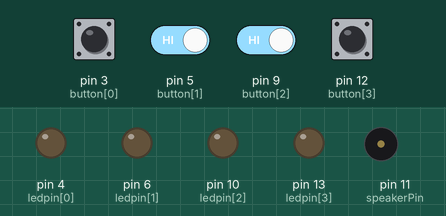
Simulated run of this sketch. Board: Arduino Uno, built with avr-gcc and run on an emulated ATmega328P. Parts: output pins drawn as LEDs (lit = HIGH), buzzer (waves = sounding). Dashed ring = blinking. The test bench sets the inputs (shaded band); at power-on: pin 3 (button[0]), pin 5 (button[1]), pin 9 (button[2]), pin 12 (button[3]) HIGH. Random numbers use the default seed unless the sketch sets one; what the sketch prints to the serial monitor is not drawn.

Above: at 4.8 s.
4.9 s: pin 5 (button[1]) driven LOW and pin 9 (button[2]) driven LOW
At 6.9 s:
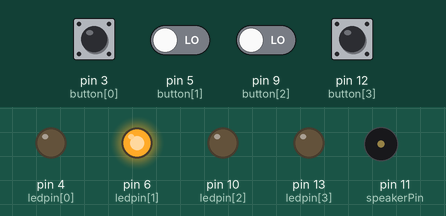
7.8 s: pin 5 (button[1]) driven HIGH and pin 9 (button[2]) driven HIGH
At 8.3 s:
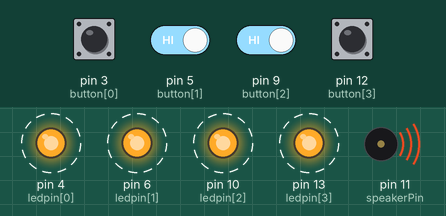
10.8 s: pin 9 (button[2]) driven LOW
At 13.5 s:
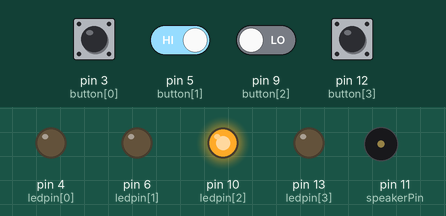
13.8 s: pin 9 (button[2]) driven HIGH
At 13.9 s:
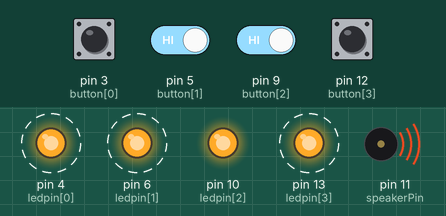
16.8 s: pin 5 (button[1]) driven LOW
At 18.7 s:
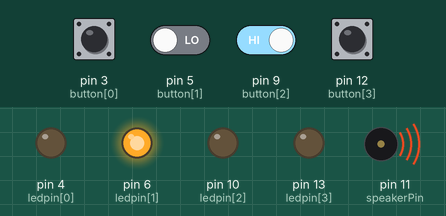
Timing chart, 0 to 20.3 s (numbered marks = the images above; inputs shaded):
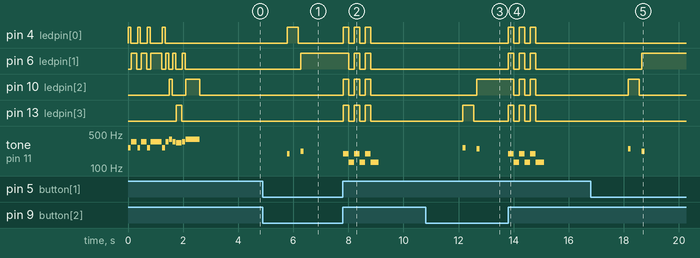

The sketch:

Memory_Game_Simon_Says.ino
```cpp
/*Simon Says game. Now with sound effects.

*/

#include "Tone.h"

Tone speaker;
byte speakerPin = 11; // speaker was on pin 11
int starttune[] = {NOTE_C4, NOTE_F4, NOTE_C4, NOTE_F4, NOTE_C4, NOTE_F4, NOTE_C4, NOTE_F4, NOTE_G4, NOTE_F4, NOTE_E4, NOTE_F4, NOTE_G4};
int duration2[] = {100, 200, 100, 200, 100, 400, 100, 100, 100, 100, 200, 100, 500};
int cheer[] = {NOTE_C4, NOTE_C4, NOTE_G4, NOTE_C5, NOTE_G4, NOTE_C5};
int btnNote[] = {NOTE_G3, NOTE_A3, NOTE_B3, NOTE_C4};
int duration[] = {100, 100, 100, 300, 100, 300};
int button[] = {3, 5, 9, 12}; //The four button input pins
int ledpin[] = {4, 6, 10, 13};  // LED pins
int turn = 0;  // turn counter
int buttonstate = 0;  // button state checker
int randomArray[100]; //Intentionally long to store up to 100 inputs (doubtful anyone will get this far)
int inputArray[100];

// ===================================================
void setup()
{
  int note;
  Serial.begin(9600);
  speaker.begin(speakerPin);

  for (int x = 0; x < 4; x++) // LED pins are outputs
  {
    pinMode(ledpin[x], OUTPUT);
    pinMode(button[x], INPUT);  // button pins are inputs
    digitalWrite(button[x], HIGH);  // enable internal pullup; buttons start in high position; logic reversed
  }

  randomSeed(analogRead(0)); //Added to generate "more randomness" with the randomArray for the output function
  for (int thisNote = 0; thisNote < 13; thisNote ++) {
    // play the next note:
    note = starttune[thisNote];
    speaker.play(note);
    if (note == NOTE_C4)      digitalWrite(ledpin[0], HIGH);
    else if (note == NOTE_F4) digitalWrite(ledpin[1], HIGH);
    else if (note == NOTE_G4) digitalWrite(ledpin[2], HIGH);
    else if (note == NOTE_E4) digitalWrite(ledpin[3], HIGH);

    // hold the note:
    delay(duration2[thisNote]);
    // stop for the next note:
    speaker.stop();
    allLEDs(LOW);
    delay(25);
  }
  delay(1000);
}

// ========================================================
void loop()  // This 'loop' is automatically ran repeatedly
{
  for (int level = 0; level <= 99; level++)
  {
    //allLEDs(HIGH);

    for (int thisNote = 0; thisNote < 6; thisNote ++) {
      // play the next note:
      //speaker.play(cheer[thisNote]);
      // hold the note:
      delay(duration[thisNote]);
      // stop for the next note:
      speaker.stop();
      delay(25);
    }

    allLEDs(LOW);
    delay(1000);

    Serial.print("\n Turn: ");   // Some serial output to follow along
    Serial.print(turn);
    // fill up the array to be matched by the player
    randomArray[turn] = random(1, 5); //Assigning a random number (1-4) to the randomArray[turn count]
    Serial.print("  Rand#: ");
    Serial.println(randomArray[turn]);

    for (int x = 0; x <= turn; x++)
    {
      Serial.print(randomArray[x]);
      byte btn = randomArray[x];  // logical button/led # (1-4)
      digitalWrite(ledpin[btn - 1], HIGH);
      speaker.play(btnNote[btn - 1], 100);
      delay(400);
      digitalWrite(ledpin[btn - 1], LOW);
      delay(100);
    }
    input();
  }
}

// ===================================================
//            local functions

void input() { //Function for allowing user input and checking input against the generated array
  bool btnPushed;

  for (int x = 0; x <= turn; x++)
  { // for each one in the current sequence wait for a button to be pushed
    // if it is the correct one we keep looping through the sequence

    btnPushed = false;
    while (! btnPushed) {
      for (int y = 0; y < 4; y++)
      {
        buttonstate = digitalRead(button[y]);
        byte btn = y + 1; // logical button # (1-4)

        if (buttonstate == LOW)  //Checking for button push
        {
          btnPushed = true;
          digitalWrite(ledpin[y], HIGH);
          speaker.play(btnNote[btn - 1], 100);
          delay(100);  // insures minimum LED illumination
          inputArray[x] = btn;
          Serial.print("  btn pushed: ");
          Serial.print(btn);
// was a poor way to allow for button release:         delay(250);
          wait_BtnRelease();  // much better this way
          digitalWrite(ledpin[y], LOW);
          if (inputArray[x] != randomArray[x]) { //Checks value input by user and checks it against
            fail();                              //the value in the same spot on the generated array
            //The fail function is called if it does not match
            exit;
          }
        }
      }
    }  // end while
  }
  delay(500);
  turn++; //Increments the turn count, also the last action before starting the output function over again
}

// ------------------------------------------------------
void fail() { //Function used if the player fails to match the sequence

  for (int y = 0; y <= 2; y++)
  { //Flashes lights for failure
    allLEDs(HIGH);
    speaker.play(NOTE_G3, 300);
    delay(200);
    allLEDs(LOW);
    speaker.play(NOTE_C3, 300);
    delay(200);
  }
  delay(500);
  turn = -1; //Resets turn value so the game starts over without need for a reset button
}

// ------------------------------------------------------
void allLEDs(byte state) {
  digitalWrite(ledpin[0], state);
  digitalWrite(ledpin[1], state);
  digitalWrite(ledpin[2], state);
  digitalWrite(ledpin[3], state);
}

void wait_BtnRelease() {
  bool btnStillDown;
  int debounce=0; // need depends on button used. mine caused some double trips
    while (debounce<2) {
      delay(5);
      btnStillDown = false;
      for (int y = 0; y < 4; y++)
      {
        buttonstate = digitalRead(button[y]);
        if (buttonstate == LOW)  //Checking for button push
          btnStillDown = true;
      }
      if (btnStillDown) debounce=0;
      else debounce++;
    }
}
```

Measured:
- after the input at 4.9 s, pin 6 (ledpin[1]): LOW → HIGH after 1.4 s
- after the input at 7.8 s, pin 4 (ledpin[0]): alternates HIGH for 0.20 s and LOW for 0.20 s, 6 changes in all, then stays LOW, starting at once; pin 6 (ledpin[1]): alternates HIGH for 0.20 s and LOW for 0.20 s, 5 changes in all, then stays LOW, starting after 0.21 s
- after the input at 10.8 s, pin 10 (ledpin[2]): LOW → HIGH after 1.9 s
- after the input at 13.8 s, pin 4 (ledpin[0]), pin 6 (ledpin[1]): alternates HIGH for 0.20 s and LOW for 0.20 s, 6 changes in all, then stays LOW, starting at once
- after the input at 16.8 s, pin 6 (ledpin[1]): LOW → HIGH after 1.9 s
